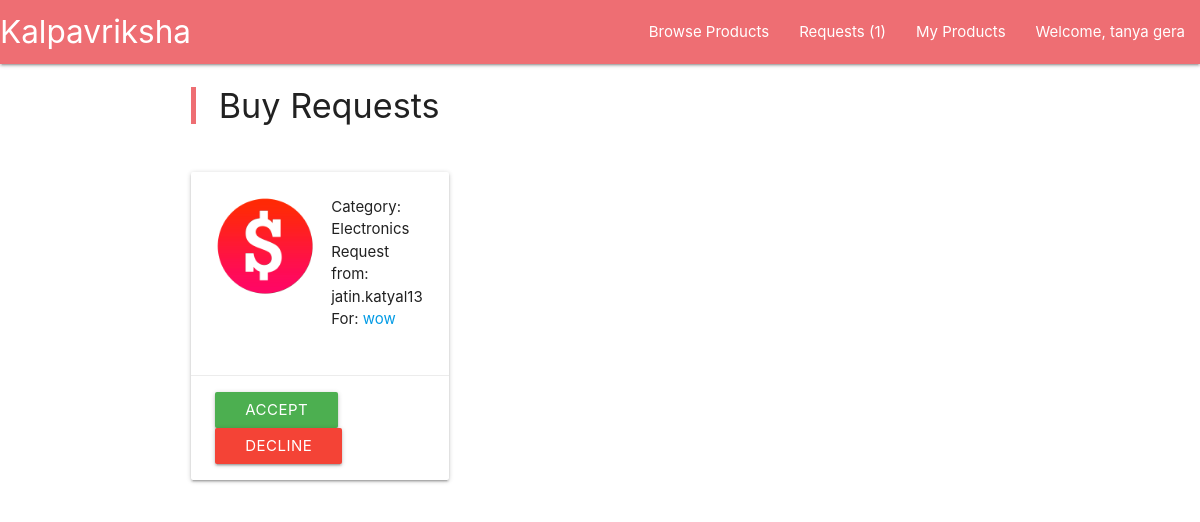
Screenshot of /requests (signed in) with the database file from the repository.
### main/models.py (models this page shows)
class TradeRequest(models.Model):
	product = models.ForeignKey(Product, on_delete = models.CASCADE, related_name="trade_request_product")
	receiver = models.ForeignKey(User, on_delete = models.CASCADE)

class Product(models.Model):
	title = models.CharField(max_length=200)
	description = models.TextField()
	image = models.ImageField(upload_to = 'main/static/pic_folder/', blank = False, null = True)
	category = models.IntegerField(choices = tuple([ x for x in enumerate(category_choice)]))
	date = models.DateField(default = timezone.now())
	owner = models.ForeignKey(User, on_delete = models.CASCADE)
	def getImagePath(self):
		return "/".join(self.image.name.split('/')[2:])

### main/views.py (the view)
@login_required
def requests(request):
	req = TradeRequest.objects.filter(product__owner = request.user)
	context = {
		'requests' : req
	}
	return render(request, 'requests.html', context)

### main/context_processors.py (called while the page is built)
def add_request_count(request):
	if request.user.is_authenticated:
		count = TradeRequest.objects.filter(product__in = request.user.product_set.all()).count()
	else:
		count = 0
	return {'count' : count}

### main/template/requests.html
{% extends 'base.html' %}
{% load static %}
{% block content %}
	{% include 'navbar.html' %}
	<div class="container">
		<div class="row">
			<div class="col s12 m6">
				<blockquote> <h4> Buy Requests </h4> </blockquote>
			</div>
		</div>
		<div class="row">
			{% for request in requests %}
				<div class="col s12 m6 l4">
					<div class="card">
						<div class="card-content">
							<div class="row">
								{% if request.product.image %}
									<div class="col s12 m6">
										<img src="{% static request.product.getImagePath %}" width="100" height="100" />
									</div>
								{% endif %}
								<div class="col s12 m6">
									Category: {{ request.product.get_category_display }} <br>
									Request from: {{ request.receiver }} <br>
									For: <a href="">{{ request.product.title }}</a> <br>
								</div>
							</div>
						</div>
						<div class="card-action">
							<a href="{% url 'accept_trade' id=request.id %}" class="btn waves-effect waves-light green white-text"> Accept </a>
							<a href="{% url 'decline_trade' id=request.id %}" class="btn waves-effect waves-light red white-text"> Decline </a>
					</div>
				</div>
			{% endfor %}
		</div>
	</div>
{% endblock %}

### main/template/navbar.html (shortened to what this page needs)
<nav>
	<div class="nav-wrapper">
		<a href="{% url 'index' %}" class="brand-logo left" style="margin-right:20px">Kalpavriksha</a>
		<ul id="nav-mobile" class="right">
			<li> <a href="{% url 'browse_products' %}"> Browse Products </a> </li>
			{% if user.is_authenticated %}
			<li> <a href="{% url 'requests' %}"> Requests ({{ count }}) </a> </li>
				<li> <a href="{% url 'my_products' %}"> My Products </a> </li>
				<li>
					<a class="dropdown-trigger" href="#!" data-target="user-content">Welcome, {{ user.first_name }} {{ user.last_name }}</a>
				</li>
			{% else %}
			<li>
				<a class="modal-trigger" href="#login-modal">Login</a>
			</li>
			{% endif %}
		</ul>
	</div>
</nav>

### rows the page displays
TradeRequest: product.image (picture), product.category "Electronics", receiver "jatin.katyal13", product "wow"

### other values shown
{{ count }} "1"
{{ user.first_name }} "tanya"
{{ user.last_name }} "gera"
